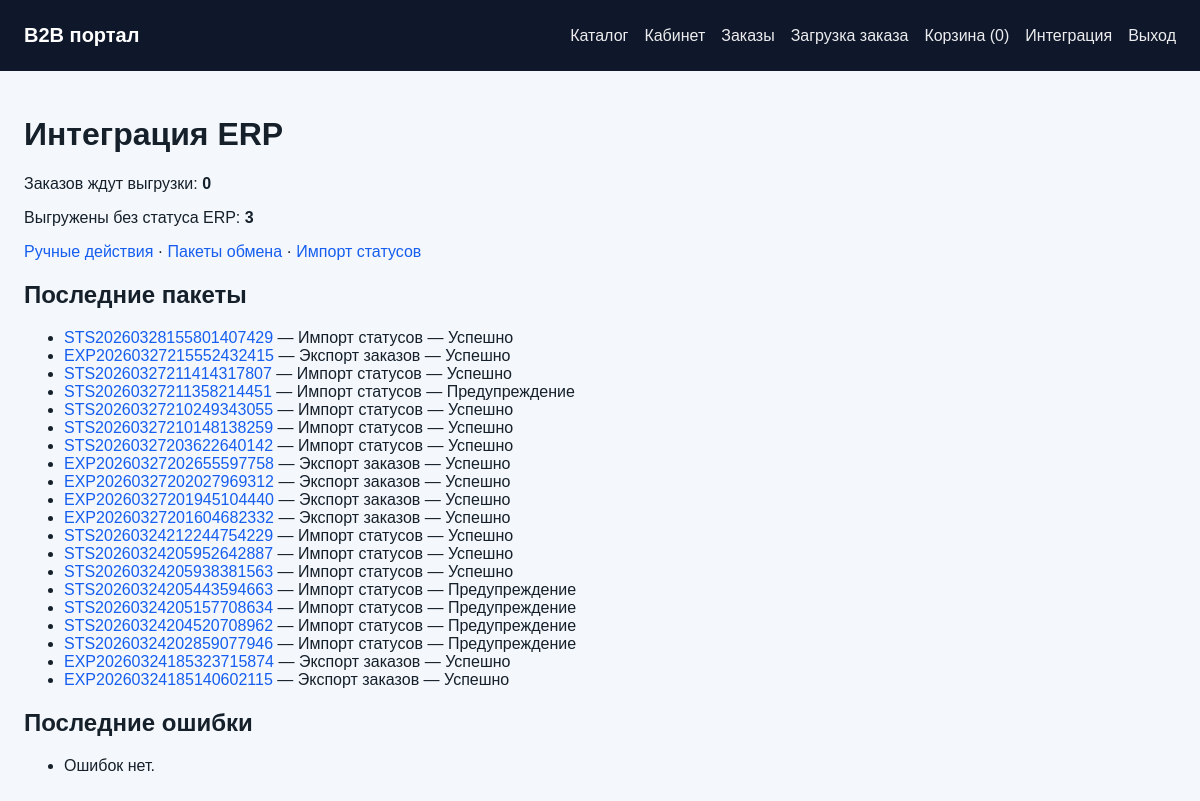
The app's page /integrations/ (signed in) with its own data.
### apps/integrations/models.py (models this page shows, shortened)
class ExchangeBatch(models.Model):
    DIRECTION_CHOICES = [('export_orders', 'Экспорт заказов'), ('import_statuses', 'Импорт статусов'), ('system', 'Система')]
    STATUS_CHOICES = [('created', 'Создан'), ('ok', 'Успешно'), ('warning', 'Предупреждение'), ('error', 'Ошибка')]
    code = models.CharField('Код пакета', max_length=64, unique=True, db_index=True)
    direction = models.CharField('Направление', max_length=32, choices=DIRECTION_CHOICES)
    profile = models.ForeignKey(IntegrationProfile, verbose_name='Профиль', on_delete=models.SET_NULL, blank=True, null=True, related_name='batches')
    status = models.CharField('Статус', max_length=16, choices=STATUS_CHOICES, default='created')
    created_at = models.DateTimeField('Создан', auto_now_add=True)
    started_at = models.DateTimeField('Начат', blank=True, null=True)
    finished_at = models.DateTimeField('Завершен', blank=True, null=True)
    orders_count = models.PositiveIntegerField('Заказов', default=0)
    success_count = models.PositiveIntegerField('Успешно', default=0)
    error_count = models.PositiveIntegerField('Ошибок', default=0)
    file_path = models.CharField('Путь к основному файлу', max_length=1024, blank=True)
    checksum = models.CharField('Checksum', max_length=64, blank=True)
    comment = models.TextField('Комментарий', blank=True)
    class Meta:
        verbose_name = 'Пакет обмена'
        verbose_name_plural = 'Пакеты обмена'
        ordering = ['-created_at']

### apps/integrations/views.py (the view)
# urls.py: path('', views.integration_dashboard, name='dashboard'),
@staff_member_required
def integration_dashboard(request):
    context = {
        'profiles': IntegrationProfile.objects.all(),
        'last_batches': ExchangeBatch.objects.select_related('profile').all()[:20],
        'pending_orders': Order.objects.filter(erp_export_state__in=['new', 'validated']).count(),
        'exported_without_status': Order.objects.filter(erp_export_state='exported', erp_status_code='').count(),
        'recent_errors': ExchangeLog.objects.filter(status='error').select_related('profile', 'batch')[:20],
    }
    return render(request, 'integrations/dashboard.html', context)

### apps/portal/cart.py (called while the page is built)
    def count(self):
        return len(self.data)

### apps/portal/context_processors.py (called while the page is built)
def portal_context(request):
    cart = SessionCart(request)
    profile = getattr(getattr(request, 'user', None), 'company_profile', None)
    return {
        'portal_cart_count': cart.count(),
        'portal_company': getattr(profile, 'company', None),
    }

### templates/integrations/dashboard.html (shortened to what this page needs)
{% extends "base.html" %}
{% block content %}
<h1>Интеграция ERP</h1>
<p>Заказов ждут выгрузки: <strong>{{ pending_orders }}</strong></p>
<p>Выгружены без статуса ERP: <strong>{{ exported_without_status }}</strong></p>
<p><a href="{% url 'integrations:manual-actions' %}">Ручные действия</a> · <a href="{% url 'integrations:batches-list' %}">Пакеты обмена</a> · <a href="{% url 'integrations:status-imports' %}">Импорт статусов</a></p>
<h2>Последние пакеты</h2>
<ul>
{% for batch in last_batches %}
    <li><a href="{% url 'integrations:batch-detail' batch.pk %}">{{ batch.code }}</a> — {{ batch.get_direction_display }} — {{ batch.get_status_display }}</li>
{% empty %}
    <li>Пакетов нет.</li>
{% endfor %}
</ul>
<h2>Последние ошибки</h2>
<ul>
{% for log in recent_errors %}
    <li>{{ log.created_at }} — {{ log.message }}</li>
{% empty %}
    <li>Ошибок нет.</li>
{% endfor %}
</ul>
{% endblock %}

### templates/base.html (style rules this page uses)
:root { --bg:#f4f7fb; --card:#ffffff; --line:#d9e1ea; --text:#15202b; --muted:#5b6b7b; --accent:#155eef; --ok:#067647; --warn:#b54708; }
* { box-sizing:border-box; }
body { margin:0; font-family:Arial, sans-serif; background:var(--bg); color:var(--text); }
a { color:var(--accent); text-decoration:none; }

### records on screen
ExchangeBatch: code "STS20260328155801407429", direction "Импорт статусов", status "Успешно"
ExchangeBatch: code "EXP20260327215552432415", direction "Экспорт заказов", status "Успешно"
ExchangeBatch: code "STS20260327211414317807", direction "Импорт статусов", status "Успешно"
ExchangeBatch: code "STS20260327211358214451", direction "Импорт статусов", status "Предупреждение"
ExchangeBatch: code "STS20260327210249343055", direction "Импорт статусов", status "Успешно"
ExchangeBatch: code "STS20260327210148138259", direction "Импорт статусов", status "Успешно"
ExchangeBatch: code "STS20260327203622640142", direction "Импорт статусов", status "Успешно"
ExchangeBatch: code "EXP20260327202655597758", direction "Экспорт заказов", status "Успешно"
ExchangeBatch: code "EXP20260327202027969312", direction "Экспорт заказов", status "Успешно"
ExchangeBatch: code "EXP20260327201945104440", direction "Экспорт заказов", status "Успешно"
ExchangeBatch: code "EXP20260327201604682332", direction "Экспорт заказов", status "Успешно"
ExchangeBatch: code "STS20260324212244754229", direction "Импорт статусов", status "Успешно"
ExchangeBatch: code "STS20260324205952642887", direction "Импорт статусов", status "Успешно"
ExchangeBatch: code "STS20260324205938381563", direction "Импорт статусов", status "Успешно"
ExchangeBatch: code "STS20260324205443594663", direction "Импорт статусов", status "Предупреждение"
ExchangeBatch: code "STS20260324205157708634", direction "Импорт статусов", status "Предупреждение"
ExchangeBatch: code "STS20260324204520708962", direction "Импорт статусов", status "Предупреждение"
ExchangeBatch: code "STS20260324202859077946", direction "Импорт статусов", status "Предупреждение"
ExchangeBatch: code "EXP20260324185323715874", direction "Экспорт заказов", status "Успешно"
ExchangeBatch: code "EXP20260324185140602115", direction "Экспорт заказов", status "Успешно"

### other values on screen
{{ portal_cart_count }} "0"
{{ pending_orders }} "0"
{{ exported_without_status }} "3"
